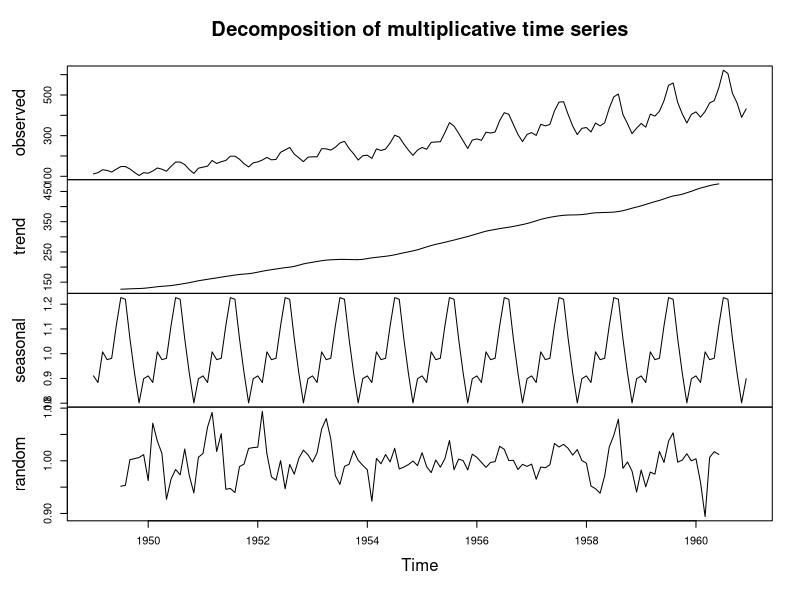
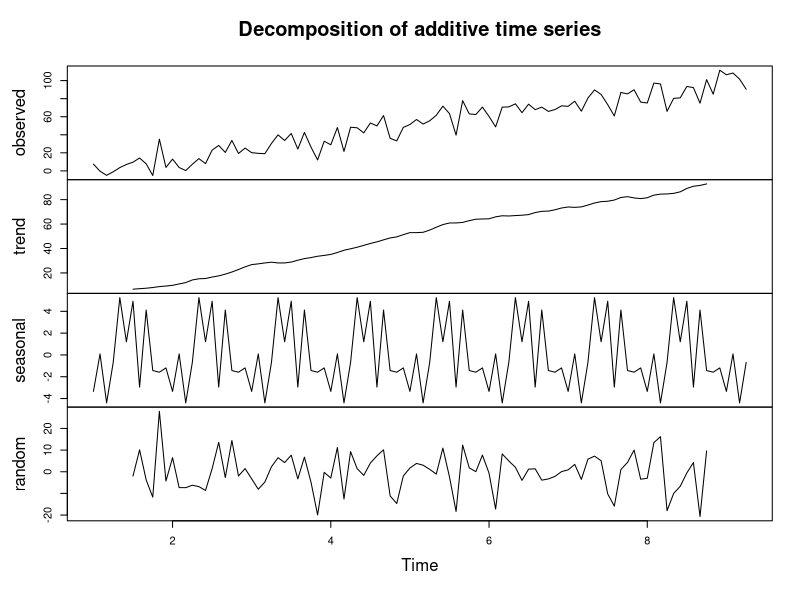

Recreate these plots in R, in order.
## ---- chunk 1
ourDecomposition <- decompose(AirPassengers, type="multiplicative")
plot(ourDecomposition)
## ---- chunk 2
y <- ts(c(1:100)+rnorm(100,0,10),frequency=12)
ourDecomposition <- decompose(y, type="additive")
plot(ourDecomposition)
